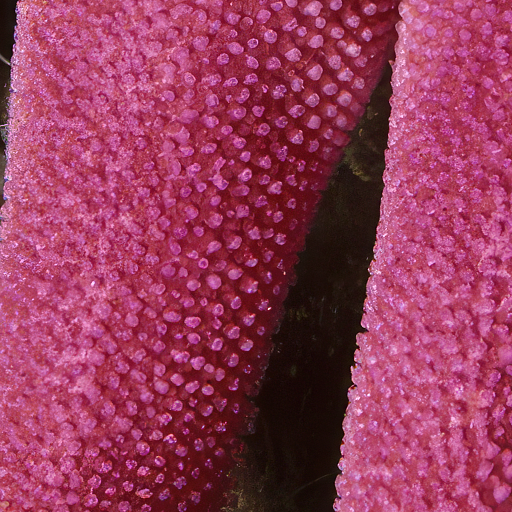
#> input picture datasets/train/dataset1/hr/0001.png, 512 x 512 px; its folder holds 4 pictures in this run
$ python benchmark_paired_training.py
#> lines starting #> are read from the running program, lines starting #| are printed output that depends on the picture
"""Run four real train.py jobs with matched 2x PNG pairs, settings and seeds."""

import argparse
import re
import statistics
import subprocess
import sys
import tempfile
from pathlib import Path

import yaml
from PIL import Image


def prepare_pairs(work: Path, scale: int = 2) -> None:
#> called with scale = 2
    for directory in ("hr", "lr"):
        (work / directory).mkdir()
    for source in sorted(Path("datasets/train/dataset1/hr").glob("*.png")):
        with Image.open(source) as image:
#> image is the input picture: PIL image 512x512 RGB; mean R, G, B 150.9, 58.1, 90.8
            hr = image.convert("RGB").resize(
                (256 * scale, 256 * scale), Image.Resampling.BICUBIC
            )
            hr.save(work / "hr" / source.name)
            hr.resize((256, 256), Image.Resampling.BICUBIC).save(
                work / "lr" / source.name
            )
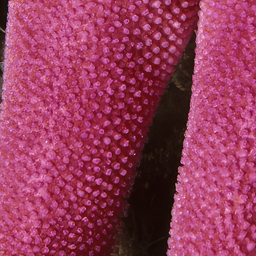
#> saved as 0001.png: PIL image 256x256 RGB; mean R, G, B 150.9, 58.1, 90.8
#> pass 2 of the loop in prepare_pairs, `for source in sorted(Path("datasets/train/dataset1/hr").glob("*.png")):`:
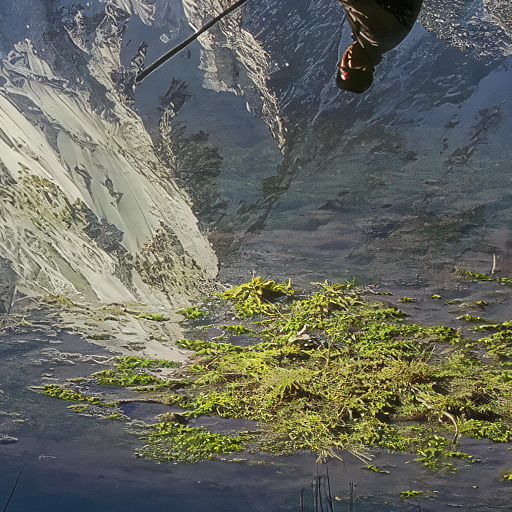
#> input picture datasets/train/dataset1/hr/0002.png, 512 x 512 px
#> in prepare_pairs, image is the input picture: PIL image 512x512 RGB; mean R, G, B 103.1, 105.6, 95.4
#> in prepare_pairs, `hr.resize((256, 256), Image.Resampling.BICUBIC).save( work / "lr" / so..`:
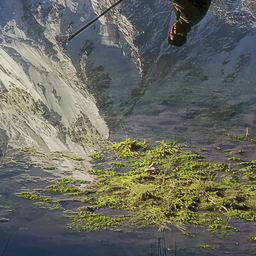
#> saved as 0002.png: PIL image 256x256 RGB; mean R, G, B 103.1, 105.6, 95.4
#> pass 3 of the loop in prepare_pairs, `for source in sorted(Path("datasets/train/dataset1/hr").glob("*.png")):`:
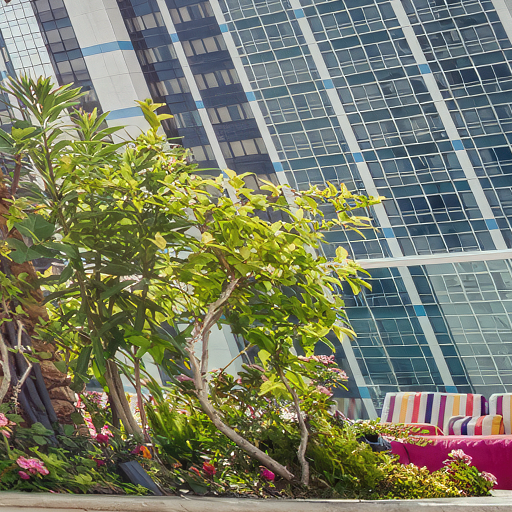
#> input picture datasets/train/dataset1/hr/0003.png, 512 x 512 px
#> in prepare_pairs, image is the input picture: PIL image 512x512 RGB; mean R, G, B 121.2, 124.7, 101.3
#> in prepare_pairs, `hr.resize((256, 256), Image.Resampling.BICUBIC).save( work / "lr" / so..`:
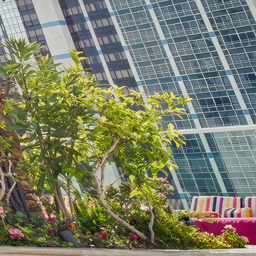
#> saved as 0003.png: PIL image 256x256 RGB; mean R, G, B 121.2, 124.7, 101.3
#> the loop made 4 passes; the first 3 are shown


def main() -> None:
    parser = argparse.ArgumentParser(description=__doc__)
    parser.add_argument(
        "--paired-root",
        type=Path,
        help="2x PNG pairs in hr/ and lr/. Default uses the bundled images.",
    )
    parser.add_argument("--workers", type=int, default=4)
    parser.add_argument(
        "--cache-mib",
        type=int,
        default=32,
        help="Decoded image budget per worker in the cached runs.",
    )
    args = parser.parse_args()
    if args.workers < 0 or args.cache_mib < 1:
        parser.error("workers must be nonnegative and cache-mib must be positive")
    Path("tmp").mkdir(exist_ok=True)
    work = Path(tempfile.mkdtemp(prefix="paired-span-", dir="tmp")).resolve()
    pairs = args.paired_root
    if pairs is None:
        prepare_pairs(work)
        pairs = work
    template = Path("options/_templates/train/SPAN/SPAN_S_fidelity.yml")
#> (the run stopped early here; a loop or call above may not have finished)
